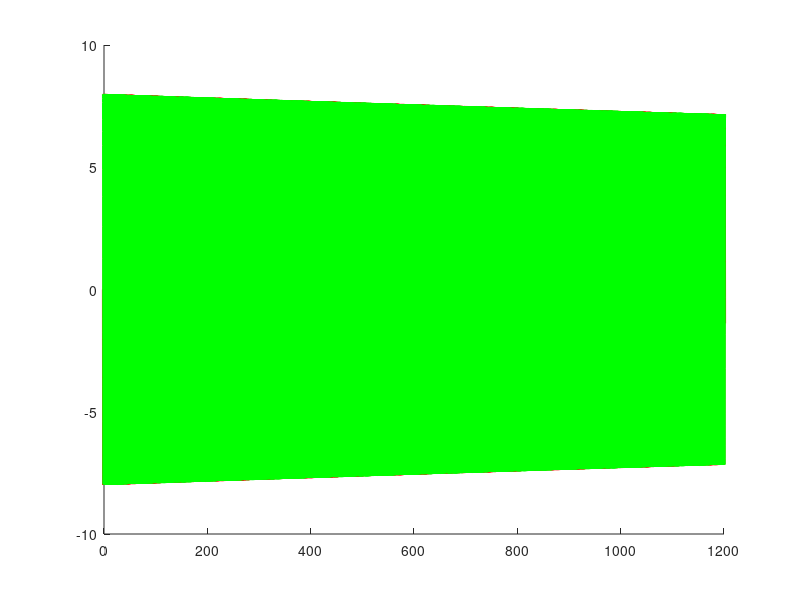

Write the MATLAB code that produced this figure. (Note: this script raises an error after producing the figure.)
% Solution of oscillation ODE; Long-time integration
K=[0,-3;3,0];
w0=[0;8];
tspan =[0,1200];
options=odeset ('InitialStep', 0.099);
[t,sol] = ode45(@(t,w) (K*w), tspan, w0, options);
hold on
plot(t,sol(:,1), 'linewidth', 3, 'color', 'red', 'marker', 'none')
plot(t,sol(:,2), 'linewidth', 3, 'color', 'green', 'marker', 'none')
labels('$t$','$\mathrm{Re}\,y,\mathrm{Im}\,y$');
